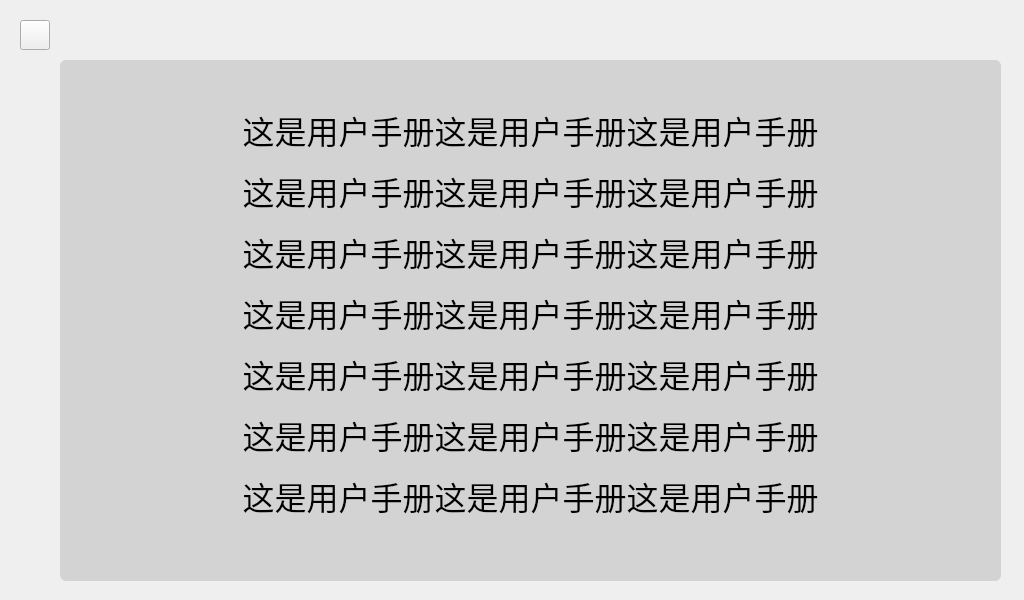
<?xml version="1.0" encoding="UTF-8"?>
<ui version="4.0">
 <class>userBook</class>
 <widget class="QWidget" name="userBook">
  <property name="geometry">
   <rect>
    <x>0</x>
    <y>0</y>
    <width>1024</width>
    <height>600</height>
   </rect>
  </property>
  <property name="windowTitle">
   <string>Form</string>
  </property>
  <widget class="QLabel" name="label">
   <property name="geometry">
    <rect>
     <x>60</x>
     <y>60</y>
     <width>941</width>
     <height>521</height>
    </rect>
   </property>
   <property name="styleSheet">
    <string notr="true">QLabel{
	border: 0px;
	border-radius: 6px;
	background-color : LightGray
}</string>
   </property>
   <property name="text">
    <string>&lt;html&gt;&lt;head/&gt;&lt;body&gt;&lt;p align=&quot;center&quot;&gt;&lt;span style=&quot; font-size:24pt;&quot;&gt;这是用户手册这是用户手册这是用户手册&lt;/span&gt;&lt;/p&gt;&lt;p align=&quot;center&quot;&gt;&lt;span style=&quot; font-size:24pt;&quot;&gt;这是用户手册这是用户手册这是用户手册&lt;/span&gt;&lt;/p&gt;&lt;p align=&quot;center&quot;&gt;&lt;span style=&quot; font-size:24pt;&quot;&gt;这是用户手册这是用户手册这是用户手册&lt;/span&gt;&lt;/p&gt;&lt;p align=&quot;center&quot;&gt;&lt;span style=&quot; font-size:24pt;&quot;&gt;这是用户手册这是用户手册这是用户手册&lt;/span&gt;&lt;/p&gt;&lt;p align=&quot;center&quot;&gt;&lt;span style=&quot; font-size:24pt;&quot;&gt;这是用户手册这是用户手册这是用户手册&lt;/span&gt;&lt;/p&gt;&lt;p align=&quot;center&quot;&gt;&lt;span style=&quot; font-size:24pt;&quot;&gt;这是用户手册这是用户手册这是用户手册&lt;/span&gt;&lt;/p&gt;&lt;p align=&quot;center&quot;&gt;&lt;span style=&quot; font-size:24pt;&quot;&gt;这是用户手册这是用户手册这是用户手册&lt;br/&gt;&lt;/span&gt;&lt;/p&gt;&lt;/body&gt;&lt;/html&gt;</string>
   </property>
  </widget>
  <widget class="QPushButton" name="pushButton">
   <property name="geometry">
    <rect>
     <x>20</x>
     <y>20</y>
     <width>30</width>
     <height>30</height>
    </rect>
   </property>
   <property name="text">
    <string/>
   </property>
   <property name="icon">
    <iconset resource="resources.qrc">
     <normaloff>:/.001/Resources/004/return.png</normaloff>:/.001/Resources/004/return.png</iconset>
   </property>
   <property name="iconSize">
    <size>
     <width>30</width>
     <height>30</height>
    </size>
   </property>
  </widget>
 </widget>
 <resources>
  <include location="resources.qrc"/>
 </resources>
 <connections/>
</ui>
